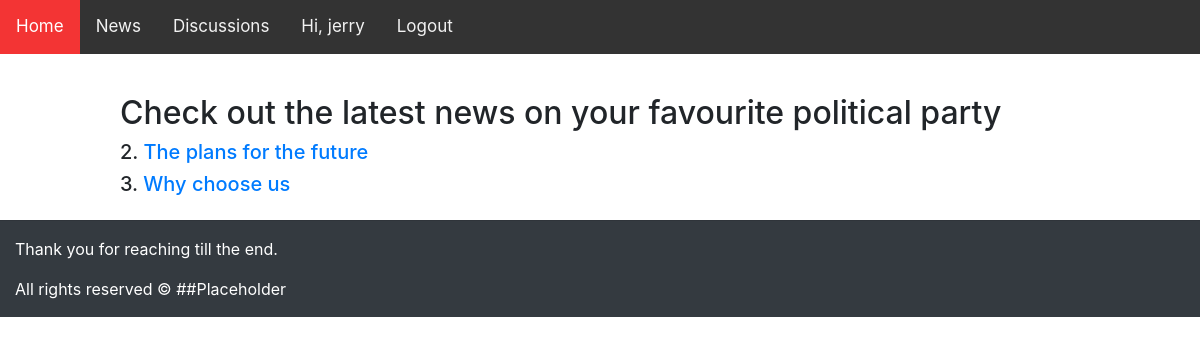
Page /news/ (signed in) on the committed database.
### news/models.py (models this page shows)
class Post(models.Model):
    title = models.CharField(max_length=140)
    date = models.DateField(auto_now_add=True)
    body = models.TextField()

### templates/news/news.html
{% extends "theme/theme.html" %}
{% block content %}
<H2>
    Check out the latest news on your favourite political party
</H2>
    {% if object_list %}
        {% for post in object_list %}
            <h5>{{ post.id }}. <a href="/news/{{post.id}} ">{{ post.title }}</a></h5>
        {% endfor %}
    {% else %}
        <h5>No post available aww</h5>
    {% endif %}
{% endblock %}

### templates/theme/theme.html (shortened to what this page needs)
<!DOCTYPE html>
<html lang="en">
<head>
</head>
<body>
  <link rel="stylesheet" href="https://cdn.jsdelivr.net/npm/bootstrap@4.4.1/dist/css/bootstrap.min.css">
<link rel="stylesheet" href="https://cdnjs.cloudflare.com/ajax/libs/font-awesome/4.7.0/css/font-awesome.min.css">
<div class="topnav" id="myTopnav">
  <a href="/" class="active">Home</a>
  <a href="/news/">News</a>
  <a href="/discussions/">Discussions</a>
    <a href="/login/">
      {% if request.user.is_authenticated %}
      Hi, {{request.user}} <a href="{% url 'logout' %}">Logout</a>
      {% else %}
      Login
      {% endif %}
    </a></a>
</div>
<div class="page_content">
    {% block content %}
    {% endblock %}
</div>
<footer class="bg-dark">
    <hr>
    <div class="container-fluid  text-white footer">
        <div class="row">
            <div class="col-lg-6 col-md-6 text-footer">
                <p>Thank you for reaching till the end.</p>
                <p>All rights reserved © ##Placeholder</p>
            </div>
        </div>
    </div>
</footer>
</body>
</html>

### templates/theme/theme.html (style rules this page uses)
.topnav { background-color: #333; overflow: hidden; }
.topnav a { float: left; display: block; color: #f2f2f2; text-align: center; padding: 14px 16px; text-decoration: none; font-size: 17px; }
.topnav a.active { background-color: #f33434; color: white; }
.page_content { display: grid; width: 80%; margin-left: auto; margin-right: auto; padding-top: 40px; }

### rows in the picture
Post: id "2", title "The plans for the future"
Post: id "3", title "Why choose us"

### other values in the picture
{{ request.user }} "jerry"
